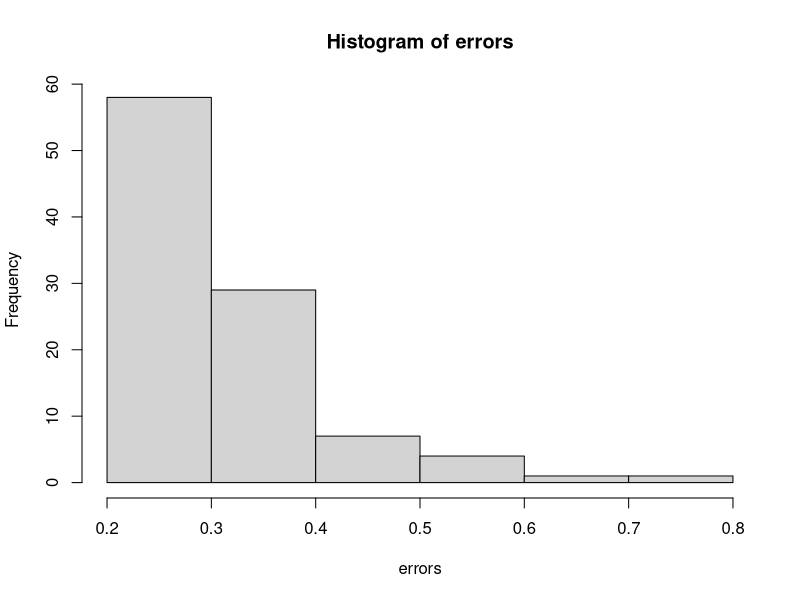

This chart was generated by the following R code: (Note: a time limit stopped this script after it produced the figure.)
library(dplyr)
library(ggplot2)
library(tidyr)
library(mgcv)


#give classes
#randomly select some Pecent
#compare that subsample to the full sample.
#sum up all differences in absolute value space. 
data <- tibble(
    class_num = numeric(),
    subsample_size = numeric(),
    sample_count = numeric(),
    error = numeric()
)

boot_mean_error <- function(sample_subsample_size, sample_count){
    #Disallow sample count to if(sample_count < sample_classes)
    #Disallow sample round(sample_subsample_size*sample_count, 0) < 1)
    #, prob = c(0.5, 0.2, rep(0.3/8, 8)) if I add this to the first sample argument, we get a less conservative estimate, the errors go down. I think it is because you are less likely to mess up a skewed distribution than a uniform one. 
    
    b = 100 #Changing b doesn't do much, probably more accurate with larger number but this will save time while in dev mode.
    error <- numeric(length = b)
    
    set.seed(37)
    
    for(n in 1:b){
        sample_classes <- sample(2:10, 1)    #Sample classes must be greater than 1 but less than 20
        particle_categories <- 1:sample_classes
        
        #Simulation
        particles <- sample(particle_categories, size = sample_count, replace = T) #could add weights to this so that 1 or two of them always have a big sway. But we dont know that for sure yet.
        
        subsetparticles <- sample(particles, round(sample_subsample_size*length(particles), 0))
        
        #Difference Metric
        error[n] <- as.data.frame(table(particles)/length(particles)) %>%
                    dplyr::rename(subsetparticles = particles) %>%
                    left_join(as.data.frame(table(subsetparticles)/length(subsetparticles)) %>%
                                  dplyr::rename(Freq2 = Freq)) %>%
                    dplyr::mutate(difference = Freq - Freq2) %>%
                    dplyr::mutate(difference = ifelse(is.na(difference), Freq, difference)) %>% #This sets any classes which weren't accounted for from the original group to be completely unaccounted for. 
                    pull(difference) %>%
                    abs() %>%
                    mean() #this is the MAE or mean absolute error. Could also do mean here, might be a useful metric. Or RMSE or some other more commonly used metric.
                
    }
    
    error
}

errors <- boot_mean_error(sample_count = 10, sample_subsample_size = 0.1) #Just say we will set this to 20, that is really what can be reliably characterized, can do a quick lit search to figure out how people are reporting it.    

hist(errors)
quantile(errors, c(0.025, 0.5, 0.975))
mean(errors)

#table(sample(particle_categories, size = sample_count, replace = T))

subsample_size <- c(seq(0.001, 0.01, by = 0.001), seq(0.01, 0.1, by = 0.01), seq(0.1, 0.9, by = 0.1))
count <- c(seq(10, 100, by = 10), seq(100, 1000, by = 100), seq(1000, 10000, by = 1000), seq(10000, 100000, by = 10000))

test_df <- expand.grid(subsample_size, count) %>%
    filter(Var1 * Var2 >= 1)

for(n in 1:nrow(test_df)){
    test_df[n, "median_error"] <- quantile(
        boot_mean_error(sample_count = unlist(test_df[n,"Var2"]), 
                        sample_subsample_size = unlist(test_df[n,"Var1"])),
        c(0.95)
    )
}

test_df <- test_df %>%
    #mutate(highly_accurate = median_error < 0.05, cut = cut(median_error, breaks = c(1, 0.1, 0.01, 0.001, 0.0001))) %>%
    mutate(num_particles = Var1*Var2)

ggplot(test_df, aes(x = Var1, y = Var2)) + geom_tile(aes(fill = cut))+ scale_y_log10()+ scale_x_log10() + scale_fill_viridis_d() + labs(x = "Proportion of Subsample", y = "Sample Count") + theme_classic()
ggplot(test_df, aes(x = Var1, y = median_error)) + geom_point(aes(color = Var2))+ scale_y_log10() + scale_x_log10() + geom_smooth(method = "lm")+ scale_fill_viridis_c()# + labs(x = "Proportion of Subsample", y = "Sample Count")
ggplot(test_df, aes(x = Var2, y = median_error)) + geom_point(aes(color = Var1))+ scale_y_log10()+ scale_x_log10()+ geom_smooth(method = "lm") + scale_fill_viridis_c()# + labs(x = "Proportion of Subsample", y = "Sample Count")
ggplot(test_df, aes(x = num_particles, y = median_error)) + 
    geom_hline(yintercept = 0.05) + 
    geom_point(aes(color = Var1)) + 
    scale_y_log10(breaks = c(0.0001, 0.001, 0.01, 0.1, 1), labels = c(0.0001, 0.001, 0.01, 0.1, 1), limits = c(0.0001, 1))+ 
    scale_x_log10(breaks = c(1, 10, 100, 1000, 10000, 100000), labels = c(1, 10, 100, 1000, 10000, 100000)) + 
    labs(x = "Number of Particles Subsampled", y = "Median Uncertainty (decimal proportion)") + 
    theme_classic(base_size = 20) + 
    guides(color=guide_legend(title="Proportion Subsampled"))

#Wow, almost an rsq of 1, I am sure there is some basic math I have missed and that is why I didn't just do that, but this is promising. Maybe we can bring in category and improve the model some more. 
model <- lm(log(test_df$median_error) ~ log(test_df$Var2) + log(test_df$num_particles)) #could try ordernorm on this or something else. 
summary(model)             

#Parameters
count_mod = 10000
#error_mod = 0.05
subsample_mod = 0.01

#Var1 is subsample_size, Var2 is count, This seems to be corresponding well to the model
10^(model$coefficients[2] * log10(subsample_mod) + model$coefficients[3] * log10(count_mod) + model$coefficients[1])

subsample_size_mod <- seq(0.001, 0.999, by = 0.001)
count_mod <- 10:100000
figure_mod_df <- expand.grid(subsample_size_mod, count_mod) %>%
    mutate(error = 10^(model$coefficients[2] * log10(Var1) + model$coefficients[3] * log10(Var2) + model$coefficients[1]))
ggplot(figure_mod_df, aes(x = Var1, y = Var2)) + geom_tile(aes(fill = error))+ scale_y_log10() + scale_fill_viridis_c() + labs(x = "Proportion of Subsample", y = "Sample Count")

#e^((log(Uncertainty) - 0.100639 * log(proportion sampled) + 0.967713) /  -0.609322 )
exp((log(0.05) - 0.10 * log(10^20) + 0.97) /  -0.61)

#Flip this around to predict the count

#I don't think I calculated this right. The result doesn't correspond to my expectations. 
10^((log10(error_mod)-model$coefficients[1]) / (model$coefficients[3] * log10(count_mod) * model$coefficients[2]))*count_mod

test_df$logerror <- log10(test_df$median_error)
modelgam <- gam(logerror ~ s(log10(Var1)) + s(log10(Var2)), data = test_df)
